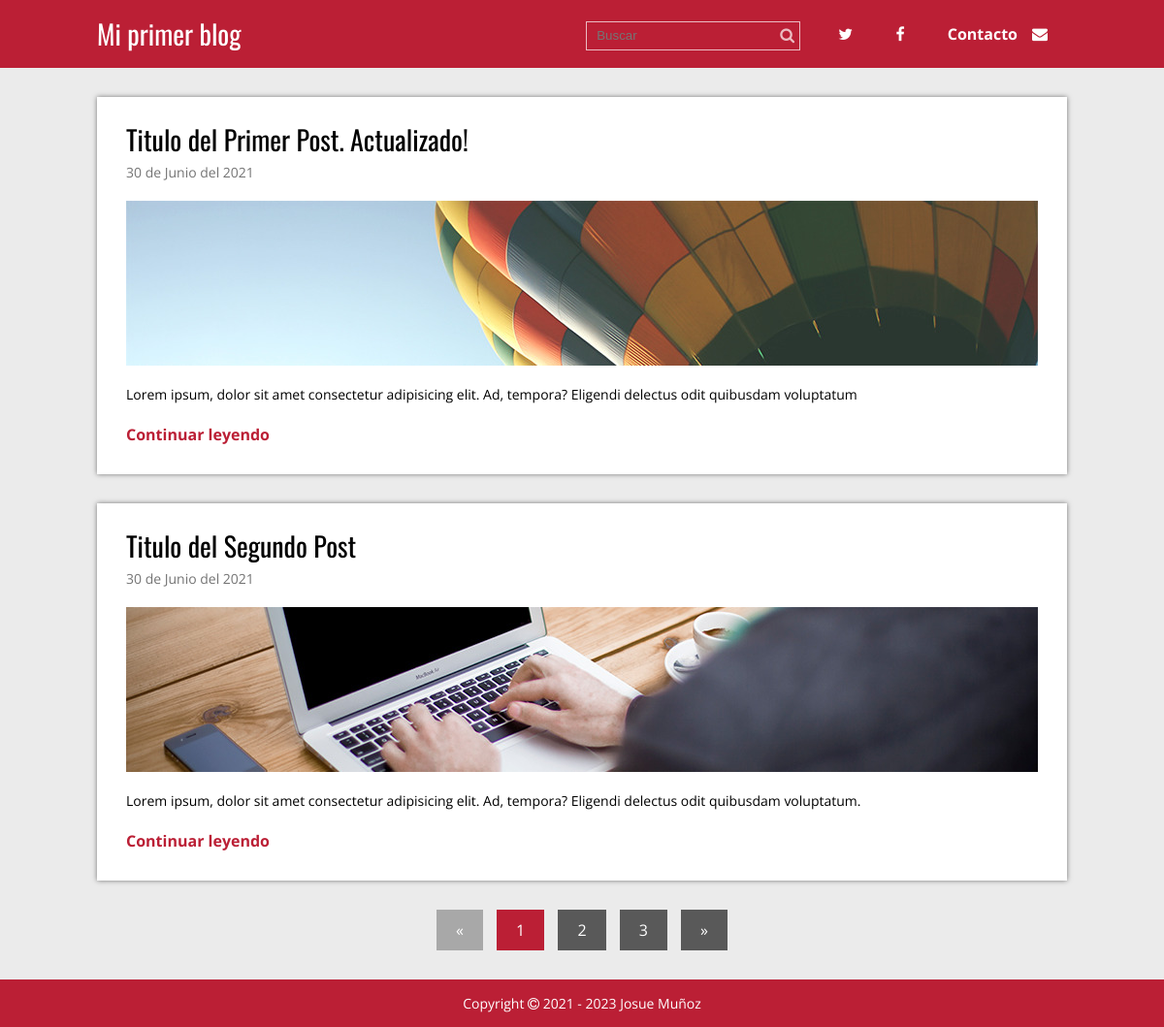
The page / on the database its author committed.
### tables this page shows
CREATE TABLE `articulos` (
  `id` int(11) NOT NULL,
  `titulo` varchar(200) DEFAULT NULL,
  `extracto` varchar(200) DEFAULT NULL,
  `fecha` timestamp NOT NULL DEFAULT current_timestamp(),
  `texto` text DEFAULT NULL,
  `thumb` varchar(50) DEFAULT NULL
);

### index.php (called while the page is built, shortened)
<?php
require 'admin/config.php';
require 'funtions.php';
$conexion = conexion($bd_config);
$posts = obtener_post($blog_config['post_por_pagina'], $conexion);
require 'views/index.view.php';
?>

### admin/config.php (called while the page is built, shortened)
<?php
$blog_config = array(
    'post_por_pagina' => '2',
    'carpeta_imagenes' => 'imagenes/'
);
?>

### funtions.php (called while the page is built, shortened)
<?php
function pagina_actual(){
    return isset($_GET['p']) ? (int)$_GET['p'] : 1;
}
function numero_paginas($post_por_pagina, $conexion){
    $total_post = $conexion->prepare('SELECT FOUND_ROWS() as total');
    $total_post->execute();
    $total_post = $total_post->fetch()['total'];
    $numero_paginas = ceil($total_post / $post_por_pagina);
    return $numero_paginas;
}
function obtener_post($post_por_pagina, $conexion){
    $inicio = (pagina_actual() > 1) ? pagina_actual() * $post_por_pagina - $post_por_pagina : 0;
    $sentencia = $conexion->prepare("SELECT SQL_CALC_FOUND_ROWS * FROM articulos LIMIT $inicio, $post_por_pagina");
    $sentencia->execute();
    return $sentencia->fetchAll();
}
function fecha($fecha){
    $timestamp = strtotime($fecha);
    $meses = ['Enero','Febrero','Marzo','Abril','Mayo','Junio','Julio','Agosto','Septiembre','Octubre','Noviembre','Diciembre'];
    $dia = date('d', $timestamp);
    $mes = date('m', $timestamp)-1;
    $year = date('Y', $timestamp);
    $fecha = "$dia de $meses[$mes] del $year";
    return $fecha;
}
?>

### views/index.view.php (the view)
<?php require'header.php' ?>
<div class="contenedor">
    <?php foreach($posts as $post): ?>
    <div class="post">
        <article>
            <h2 class="titulo"><a href="single.php?id=<?php echo $post['id'] ?>"><?php echo $post['titulo'] ?></a></h2>
            <p class="fecha"><?php echo fecha($post['fecha']); ?></p>
            <div class="thumb">
                <a href="single.php?id=<?php echo $post['id'] ?>">
                    <img src="<?php echo RUTA; ?>/imagenes/<?php echo $post['thumb'] ?>" alt="">
                </a>
            </div>
            <p class="extracto"><?php echo $post['extracto'] ?></p>
            <a href="single.php?id=<?php echo $post['id'] ?>" class="continuar">Continuar leyendo</a>
        </article>
    </div>
    <?php endforeach; ?>
    <?php require'paginacion.php' ?>
</div>
<?php require'footer.php' ?>

### views/header.php (shortened to what this page needs)
<!DOCTYPE html>
<html lang="en">
<head>
    <link rel="stylesheet" href="https://maxcdn.bootstrapcdn.com/font-awesome/4.5.0/css/font-awesome.min.css">
    <link rel="stylesheet" href="<?php echo RUTA; ?>/css/estilos.css">
</head>
<body>
    <header>
        <div class="contenedor">
            <div class="logo izquierda">
                <p><a href="<?php echo RUTA; ?>">Mi primer blog</a></p>
            </div>
            <div class="derecha">
                <form name="busqueda" class="buscar" action="<?php echo RUTA; ?>/buscar.php" method="get">
                    <input type="text" name="busqueda" placeholder="Buscar">
                    <button type="submit" class="icono fa fa-search"></button>
                </form>
                <nav class="menu">
                    <ul>
                        <li><a href="#"><i class="fa fa-twitter"></i></a></li>
                        <li><a href="#"><i class="fa fa-facebook"></i></a></li>
                        <li><a href="#">Contacto<i class="icono fa fa-envelope"></i></a></li>
                    </ul>
                </nav>
            </div>
        </div>
    </header>

### paginacion.php
<?php $numero_paginas = numero_paginas($blog_config['post_por_pagina'], $conexion); ?>
<section class="paginacion">
    <ul>
        <?php if (pagina_actual() === 1) : ?>
            <li class="disabled">&laquo;</li>
        <?php else: ?>
            <li><a href="index.php?p=<?php echo pagina_actual() - 1 ?>">&laquo;</a></li>
        <?php endif; ?>
        <?php for($i=1; $i<=$numero_paginas; $i++): ?>
            <?php if (pagina_actual() === $i) : ?>
                <li class="active"><?php echo $i ?></li>
            <?php else: ?>
                <li><a href="index.php?p=<?php echo $i ?>"><?php echo $i ?></a></li>
            <?php endif; ?>
        <?php endfor; ?>
        <?php if (pagina_actual() == $numero_paginas) : ?>
            <li class="disabled">&raquo;</li>
        <?php else: ?>
            <li><a href="index.php?p=<?php echo pagina_actual() + 1 ?>">&raquo;</a></li>
        <?php endif; ?>
    </ul>
</section>

### views/footer.php
<footer>
        <p class='copyright'>Copyright <span class="fa fa-copyright"></span> 2021 - 2023 Josue Muñoz</p>
    </footer>
</body>
</html>

### css/estilos.css (style rules this page uses)
* { margin: 0; padding: 0; -webkit-box-sizing: border-box; -moz-box-sizing: border-box; box-sizing: border-box; }
body { font-size: 16px; font-family: 'Open Sans', sans-serif; background: #ebebeb; }
h1, h2, h3, h4, h5, h6 { font-family: "Oswald", Arial, Sans-serif; font-weight: normal; }
a { text-decoration: none; color:#BB1F35; }
.contenedor { max-width: 1000px; width: 90%; margin: auto; }
.izquierda { float: left; }
.derecha { float: right; }
header { color:#fff; margin-bottom: 30px; background: #BB1F35; }
header .contenedor { overflow: hidden; }
header .logo { max-width: 300px; }
header .logo a { color: #fff; font-family: "Oswald", Arial, Sans-serif; font-size: 28px; line-height: 70px; }
header .buscar { display: inline-block; position: relative; margin-right: 15px; }
header .buscar input[type="text"] { background: none; border:1px solid rgba(255,255,255,.7); color:rgba(255,255,255,.7); height: 30px; padding: 0 10px; padding-right: 32px; }
header .buscar .icono { color:rgba(255,255,255,.7); position: absolute; right: 0; background: none; border:none; cursor:pointer; padding: 6px; font-size: 16px; line-height: 16px; }
header .menu { display: inline-block; }
header .menu ul { list-style: none; }
header .menu ul li { display: inline-block; line-height: 70px; }
header .menu ul li a { color: #fff; display: block; padding: 0px 20px; font-weight: bold; }
header .menu ul li a .icono { margin-left: 15px; }
.post { width: 100%; background: #fff; box-shadow: 0px 0px 5px rgba(0,0,0, .5); margin-bottom: 30px; padding: 30px; }
.post article .titulo { font-family: "Oswald", Arial, Sans-serif; font-size: 28px; font-weight: normal; line-height: 28px; margin-bottom: 10px; }
.post article .titulo a { color:#000; }
.post article .fecha { color:#747474; font-size: 14px; margin-bottom: 20px; }
.post article .thumb { margin-bottom: 20px; }
.post article .thumb img { vertical-align: top; width: 100%; }
.post article .extracto { font-size: 14px; line-height: 20px; margin-bottom: 20px; }
.post article .continuar { color:#BB1F35; font-weight: bold; }
footer { background: #BB1F35; color: #fff; }
footer .copyright { text-align: center; font-size: 14px; padding: 15px 0; }
.paginacion { margin-bottom: 30px; }
.paginacion ul { list-style: none; text-align: center; }
.paginacion ul li { display: inline-block; margin:0 5px; color:#fff; }
.paginacion ul li a { display: block; padding:10px 20px; background: #595959; color:#fff; }
.paginacion ul .active { background: #BB1F35; padding:10px 20px; }
.paginacion ul .disabled { background: #a8a8a8; padding:10px 20px; cursor: not-allowed; }

### rows shown on the page
articulos: titulo "Titulo del Primer Post. Actualizado!", fecha "30 de Junio del 2021", thumb (picture), extracto "Lorem ipsum, dolor sit amet consectetur adipisicing elit. Ad, tempora? Eligendi delectus odit quibusdam voluptatum"
articulos: titulo "Titulo del Segundo Post", fecha "30 de Junio del 2021", thumb (picture), extracto "Lorem ipsum, dolor sit amet consectetur adipisicing elit. Ad, tempora? Eligendi delectus odit quibusdam voluptatum."
